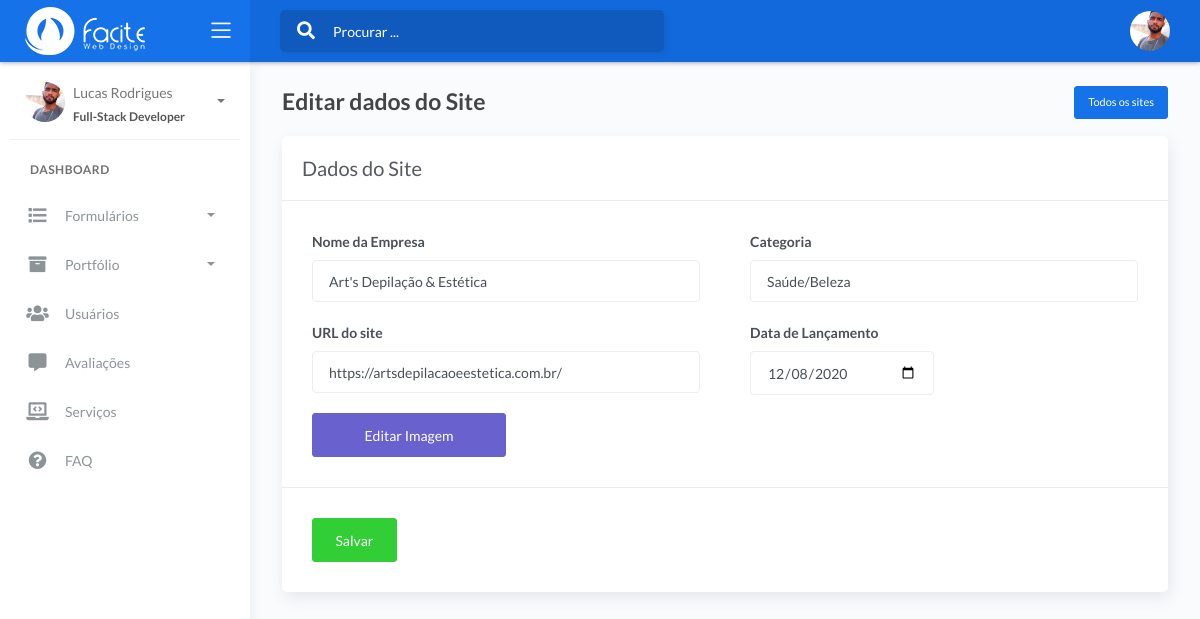
The app's page /facite42-pa/front/form_site?acao=editar&id=1 (signed in) with its own data.
### tables this page shows
CREATE TABLE `usuario` (
  `id` int NOT NULL,
  `nome` varchar(50) NOT NULL,
  `email` varchar(50) NOT NULL,
  `genero` int NOT NULL,
  `usuario` varchar(50) NOT NULL,
  `cargo` varchar(50) NOT NULL,
  `telefone` varchar(20) DEFAULT NULL,
  `nascimento` date DEFAULT NULL,
  `senha` varchar(250) NOT NULL,
  `imagem` varchar(100) NOT NULL
);

CREATE TABLE `sites` (
  `id` int NOT NULL,
  `nomeSite` varchar(50) NOT NULL,
  `lancamento` date DEFAULT NULL,
  `link` varchar(100) NOT NULL,
  `imagem` varchar(100) NOT NULL,
  `categoria` varchar(50) NOT NULL
);

### facite42-pa/front/includes/funcoes.php (called while the page is built)
<?php
require_once "classes/Conexao.php";
require_once "classes/Usuario.php";
$conexao = new Conexao();
$usuario = new Usuario();
require_once "classes/UsuarioModel.php";
if (isset($_SESSION['id'])) {
    $id = $_SESSION['id'];
    $usuarioModel = new UsuarioModel($conexao, $usuario);
    $usuarioSessao = $usuarioModel->recuperaSessao($id);
}

### facite42-pa/front/classes/Conexao.php (called while the page is built, shortened)
<?php
class Conexao
{
	private $host;
	private $user;
	private $password;
	public function __construct() {
        $this->host = 'mysql:host=127.0.0.1;dbname=facitewebdesign';
		$this->user = 'facite42_root';
        $this->password = 'L1n@d141P4uceK';
	}
    public function conectar() {
    	try {
			$conexao = new PDO(
							$this->host,
							$this->user,
							$this->password,
							array(
								PDO::ATTR_ERRMODE => PDO::ERRMODE_EXCEPTION,
								PDO::MYSQL_ATTR_INIT_COMMAND => "SET NAMES utf8"
							)
						);
			return $conexao;
		} catch (PDOException $e) {
			echo 'Erro na conexao. Erro reportado: ' . $e->getMessage();
			exit;
		}
    }
}

### facite42-pa/front/classes/UsuarioModel.php (called while the page is built, shortened)
<?php
class UsuarioModel
{
    private $conexao;
    public function __construct(Conexao $conexao, Usuario $usuario)
    {
        $this->conexao = $conexao->conectar();
    }
    public function recuperaSessao($id)
    {
        $sql = "SELECT * FROM usuario WHERE id = {$id}";
        $stmt = $this->conexao->prepare($sql);
        $stmt->execute();
        return $stmt->fetch(PDO::FETCH_OBJ);
    }
}

### facite42-pa/front/classes/SiteModel.php (called while the page is built, shortened)
<?php
class SiteModel
{
    private $conexao;
    public function __construct(Conexao $conexao, Site $site)
    {
        $this->conexao = $conexao->conectar();
    }
    public function get($id)
    {
        $sql = "SELECT id, nomeSite, lancamento, link, imagem, categoria FROM sites WHERE id = {$id}";
        $stmt = $this->conexao->prepare($sql);
        $stmt->execute();
        return $stmt->fetch(PDO::FETCH_OBJ);
    }
}

### facite42-pa/front/form_site.php (the view, shortened to what this page needs)
<?php
include_once 'layouts/header.php';
include_once 'layouts/menu.php';
include_once 'classes/SiteModel.php';
include_once 'classes/Conexao.php';
$site = new Site();
$conexao = new Conexao();
if (isset($_GET['id'])) {
    $id = $_GET['id'];
    $siteModel = new SiteModel($conexao, $site);
    $site = $siteModel->get($id);
}
?>
<div class="content">
    <div class="page-inner">
        <a class="btn btn-primary btn-sm" href="sites" style="float: right;">Todos os sites</a>
        <div class="page-header">
            <?php
            $titulo = ($_GET['acao'] == '' ? '<h4 class="page-title">Formulário de Site</h4>' : '<h4 class="page-title">Editar dados do Site</h4>');
            echo $titulo;
            ?>
        </div>
        <div class="row">
            <div class="col-md-12">
                <form action="controllers/controleSite?acao=<?= ($site->id != '' ? 'editar' : 'cadastrar') ?>" method="POST" enctype="multipart/form-data">
                    <div class="card">
                        <div class="card-header">
                            <div class="card-title">Dados do Site</div>
                        </div>
                        <div class="card-body">
                            <div class="row">
                                <div class="col-md-6 col-lg-6">
                                    <div class="form-group">
                                        <label for="nomeSite">Nome da Empresa</label>
                                        <input type="text" class="form-control" id="nomeSite" name="nomeSite" value="<?= ($site->nomeSite != '' ? $site->nomeSite : '') ?>">
                                    </div>
                                    <div class="form-group">
                                        <label for="link">URL do site</label>
                                        <input type="text" class="form-control" id="link" name="link" value="<?= ($site->link != '' ? $site->link : '') ?>">
                                    </div>
                                    <?php
                                    $imagem = ($_GET['acao'] == '' ? '<div class="form-group"><label for="exampleFormControlFile1">Imagem do Site</label><input type="file" class="form-control-file" id="exampleFormControlFile1" name="imagem"></div>' : '<div class="form-group"><button type="button" style="width: 50%;" class="btn btn-secondary" data-toggle="modal" data-target="#editarImagem">Editar Imagem</button></div>');
                                    echo $imagem;
                                    ?>
                                </div>
                                <div class="col-md-6 col-lg-6">
                                    <div class="form-group">
                                        <label for="categoria">Categoria</label>
                                        <input type="text" class="form-control" id="categoria" name="categoria" value="<?= ($site->categoria != '' ? $site->categoria : '') ?>">
                                    </div>
                                    <div class="form-group col-6">
                                        <label for="lancamento">Data de Lançamento</label>
                                        <input type="date" class="form-control" id="lancamento" name="lancamento" value="<?= ($site->lancamento != '' ? $site->lancamento : '') ?>">
                                    </div>
                                </div>
                            </div>
                        </div>
                        <div class="card-action">
                            <button type="submit" class="btn btn-success">Salvar</button>
                        </div>
                    </div>
                </form>
            </div>
        </div>
    </div>
</div>
<?php
include_once 'layouts/footer.php';
?>

### facite42-pa/front/layouts/menu.php (shortened to what this page needs)
<body>
    <div class="wrapper">
        <div class="main-header">
            <div class="logo-header" data-background-color="blue">
                <a href="inicio" class="logo">
                    <img src="assets/img/logo.png" alt="navbar brand" class="navbar-brand">
                </a>
                <div class="nav-toggle">
                    <button class="btn btn-toggle toggle-sidebar">
                        <i class="icon-menu"></i>
                    </button>
                </div>
            </div>
            <nav class="navbar navbar-header navbar-expand-lg" data-background-color="blue2">
                <div class="container-fluid">
                    <div class="collapse" id="search-nav">
                        <form class="navbar-left navbar-form nav-search mr-md-3">
                            <div class="input-group">
                                <div class="input-group-prepend">
                                    <button type="submit" class="btn btn-search pr-1">
                                        <i class="fa fa-search search-icon"></i>
                                    </button>
                                </div>
                                <input type="text" placeholder="Procurar ..." class="form-control">
                            </div>
                        </form>
                    </div>
                    <ul class="navbar-nav topbar-nav ml-md-auto align-items-center">
                        <li class="nav-item dropdown hidden-caret">
                            <a class="dropdown-toggle profile-pic" data-toggle="dropdown" href="#" aria-expanded="false">
                                <div class="avatar-sm">
                                    <img src="assets/image/usuario/<?= ($usuarioSessao->imagem != '' && file_exists('assets/image/usuario/' . $usuarioSessao->imagem) ? $usuarioSessao->imagem : 'user.jpg') ?>" alt="..." class="avatar-img rounded-circle">
                                </div>
                            </a>
                        </li>
                    </ul>
                </div>
            </nav>
        </div>
        <div class="sidebar sidebar-style-2">
            <div class="sidebar-wrapper scrollbar scrollbar-inner">
                <div class="sidebar-content">
                    <div class="user">
                        <div class="avatar-sm float-left mr-2">
                            <img src="assets/image/usuario/<?= ($usuarioSessao->imagem != '' && file_exists('assets/image/usuario/' . $usuarioSessao->imagem) ? $usuarioSessao->imagem : 'user.jpg') ?>" alt="..." class="avatar-img rounded-circle">
                        </div>
                        <div class="info">
                            <a data-toggle="collapse" href="#collapseExample" aria-expanded="true">
                                <span>
                                    <?= $usuarioSessao->nome ?>
                                    <span class="user-level"><?= $usuarioSessao->cargo ?></span>
                                    <span class="caret"></span>
                                </span>
                            </a>
                        </div>
                    </div>
                    <ul class="nav nav-primary">
                        <li class="nav-section">
                            <h4 class="text-section">Dashboard</h4>
                        </li>
                        <li class="nav-item">
                            <a data-toggle="collapse" href="#forms">
                                <i class="fas fa-list"></i>
                                <p>Formulários</p>
                                <span class="caret"></span>
                            </a>
                        </li>
                        <li class="nav-item">
                            <a data-toggle="collapse" href="#portfolio">
                                <i class="fas fa-archive"></i>
                                <p>Portfólio</p>
                                <span class="caret"></span>
                            </a>
                        </li>
                        <li class="nav-item">
                            <a data-target="collapse" href="usuario">
                                <i class="fas fa-users"></i>
                                <p>Usuários</p>
                            </a>
                        </li>
                        <li class="nav-item">
                            <a data-target="collapse" href="avaliacao">
                                <i class="fas fa-comment-alt"></i>
                                <p>Avaliações</p>
                            </a>
                        </li>
                        <li class="nav-item">
                            <a data-target="collapse" href="servico">
                                <i class="fas fa-laptop-code"></i>
                                <p>Serviços</p>
                            </a>
                        </li>
                        <li class="nav-item">
                            <a data-target="collapse" href="faq">
                                <i class="fas fa-question-circle"></i>
                                <p>FAQ</p>
                            </a>
                        </li>
                    </ul>
                </div>
            </div>
        </div>
        <div class="main-panel">

### records on screen
usuario: imagem (picture), nome "Lucas Rodrigues", cargo "Full-Stack Developer"
sites: nomeSite "Art's Depilação & Estética", link "https://artsdepilacaoeestetica.com.br/", categoria "Saúde/Beleza", lancamento "12/08/2020"
